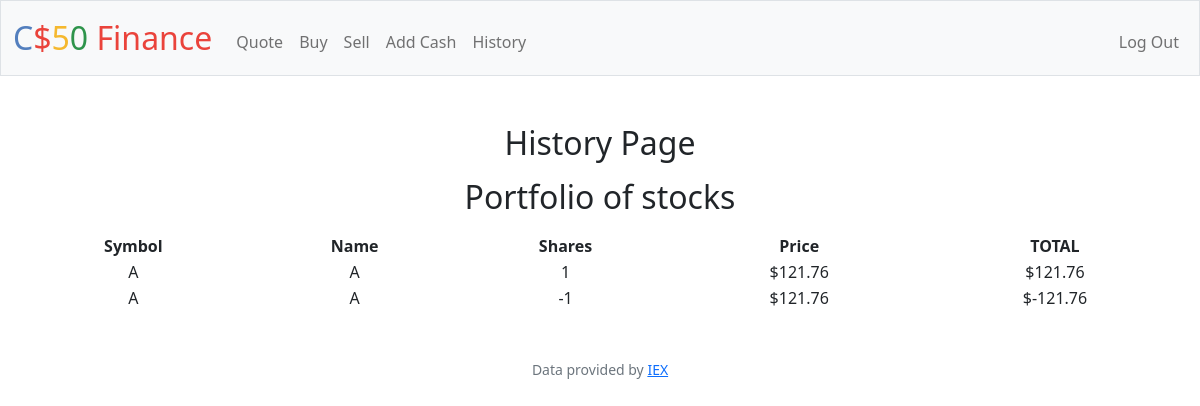
The app's page /history (signed in), older data.
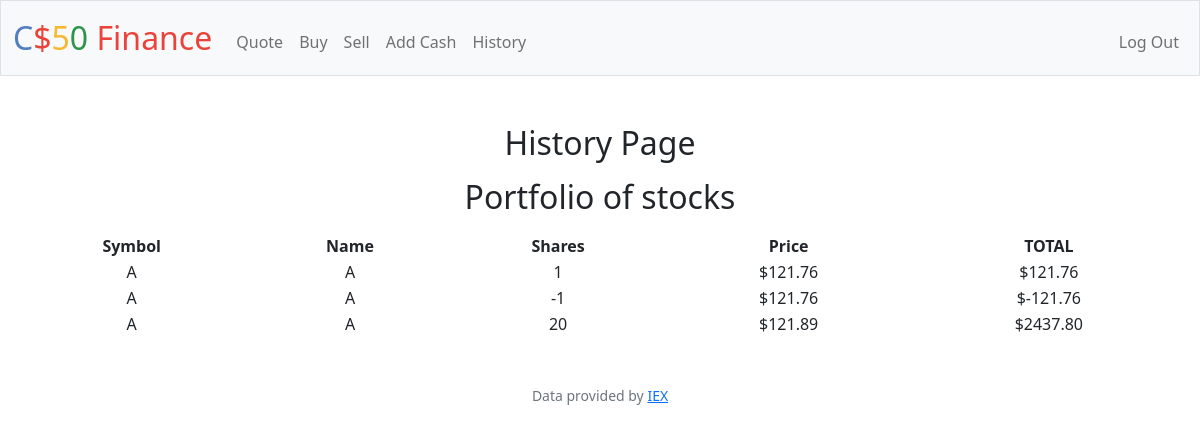
The same page, newer data.
### tables this page shows
CREATE TABLE buy_histories (
        id INTEGER PRIMARY KEY AUTOINCREMENT NOT NULL,
        symbol TEXT,
        name TEXT,
        shares NUMERIC,
        price NUMERIC,
        total NUMERIC,
        user_id INTEGER,
        FOREIGN KEY (user_id) REFERENCES users(id)
    );

### app.py (the view)
@app.route("/history")
@login_required
def history():
    history = db.execute("SELECT * FROM buy_histories")
    return render_template("history.html", history=history)

### app.py (called while the page is built)
@app.after_request
def after_request(response):
    response.headers["Cache-Control"] = "no-cache, no-store, must-revalidate"
    response.headers["Expires"] = 0
    response.headers["Pragma"] = "no-cache"
    return response

### helpers.py (called while the page is built)
def login_required(f):
    @wraps(f)
    def decorated_function(*args, **kwargs):
        if session.get("user_id") is None:
            return redirect("/login")
        return f(*args, **kwargs)
    return decorated_function

### templates/history.html (shortened to what this page needs)
{% extends "layout.html" %}
{% block main %}
<h2 class="mb-3">History Page</h2>
<h2 class="mb-3">Portfolio of stocks</h2>
<table style="width: 100%">
    <thead>
        <tr>
            <th>Symbol</th>
            <th>Name</th>
            <th>Shares</th>
            <th>Price</th>
            <th>TOTAL</th>
        </tr>
    </thead>
    <tbody>
        {% for item in history %}
        <tr>
            <td>{{ item.symbol }}</td>
            <td>{{ item.name }}</td>
            <td>{{ item.shares }}</td>
            <td>${{ '{:.2f}'.format(item.price) }}</td>
            <td>${{ '{:.2f}'.format(item.total) }}</td>
        </tr>
        {% endfor %}
    </tbody>
</table>
{% endblock %}

Row changes from the older to the newer data that the page shows:
added buy_histories: symbol "A", name "A", shares "20", price "121.89", total "2437.80"
